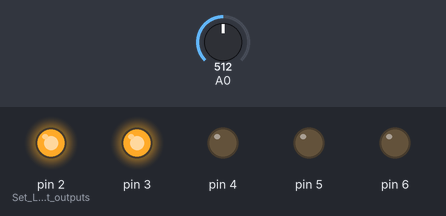
Simulated run of this sketch. Board: Arduino Uno, built with avr-gcc and run on an emulated ATmega328P. On the bench: output pins drawn as LEDs (lit = HIGH). The test bench sets the inputs (shaded band); at power-on: A0 = 512.

Above: at 1.2 s.
1.3 s: A0 set to 599
2.8 s: A0 set to 625
At 3.8 s:
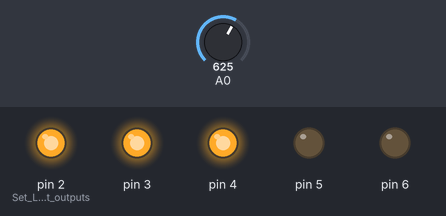
4.3 s: A0 set to 799
5.8 s: A0 set to 834
At 6.1 s:
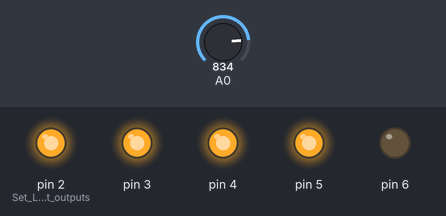
7.3 s: A0 set to 902
8.8 s: A0 set to 932
At 9.6 s:
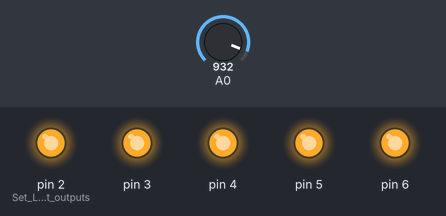
Timing chart, 0 to 11.3 s (numbered marks = the images above; inputs shaded):
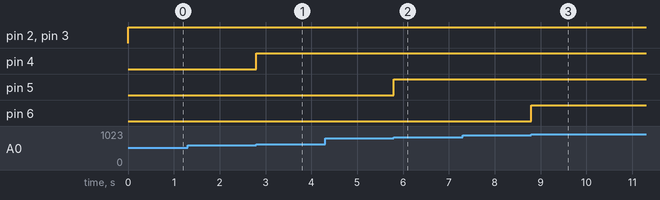

The sketch:

ForceSensor_LEDs.ino
```cpp
/*
Project to mimic the LittleBites force transducer
 Which lights up LEDs based on the pressure sensed by a little force pad
 Ross Kippenbrock - 9/2/13
 */

float lowlow = 1 * (1023 / 5);
float lowmed = 2 * (1023 / 5);
float lowhigh = 3 * (1023 / 5);
float med = 4 * (1023 / 5);
float high = 4.5 * (1023 / 5);
float sensor = 0;

void setup()
{
  // Start serial at 9600 baud
  Serial.begin(9600);
  pinMode(2, OUTPUT);  // Set LEDs at outputs
  pinMode(3, OUTPUT);
  pinMode(4, OUTPUT);
  pinMode(5, OUTPUT);
  pinMode(6, OUTPUT);
}

void loop()
{
  //
  // Read the voltage off the force transducer
  sensor = analogRead(0);

  // Act on force reading
  // No touching
  if ( sensor < lowlow )
  {
    // Turn all LEDs off
    for ( int a = 2; a <7; a++ )
    {
      digitalWrite(a, LOW);
    }
  }
  // LED 1
  else if ( sensor < lowmed && sensor > lowlow )
  {
    digitalWrite(2, HIGH);
    digitalWrite(3, LOW);
    digitalWrite(4, LOW);
    digitalWrite(5, LOW);
    digitalWrite(6, LOW);
  }
  // LED 2
  else if ( sensor < lowhigh && sensor > lowmed )
  {
    digitalWrite(2, HIGH);
    digitalWrite(3, HIGH);
    digitalWrite(4, LOW);
    digitalWrite(5, LOW);
    digitalWrite(6, LOW);
  }
  // LED 3
  else if ( sensor < med && sensor > lowhigh )
  {
    digitalWrite(2, HIGH);
    digitalWrite(3, HIGH);
    digitalWrite(4, HIGH);
    digitalWrite(5, LOW);
    digitalWrite(6, LOW);
  }
  // LED 4
  else if ( sensor < high && sensor > med )
  {
    digitalWrite(2, HIGH);
    digitalWrite(3, HIGH);
    digitalWrite(4, HIGH);
    digitalWrite(5, HIGH);
    digitalWrite(6, LOW);
  }
  // LED5
  else if ( sensor > high )
  {
    digitalWrite(2, HIGH);
    digitalWrite(3, HIGH);
    digitalWrite(4, HIGH);
    digitalWrite(5, HIGH);
    digitalWrite(6, HIGH);
  }

}
```

Measured:
- the behaviour switches between 612 and 613 on A0 (found by bisection; images 0 and 1)
- the behaviour switches between 816 and 817 on A0 (found by bisection; images 1 and 2)
- the behaviour switches between 918 and 919 on A0 (found by bisection; images 2 and 3)
- after the input at 1.3 s, every drawn part: stays the same
- after the input at 2.8 s, pin 4: LOW → HIGH at once
- after the input at 4.3 s, every drawn part: stays the same
- after the input at 5.8 s, pin 5: LOW → HIGH at once
- after the input at 7.3 s, every drawn part: stays the same
- after the input at 8.8 s, pin 6: LOW → HIGH at once
